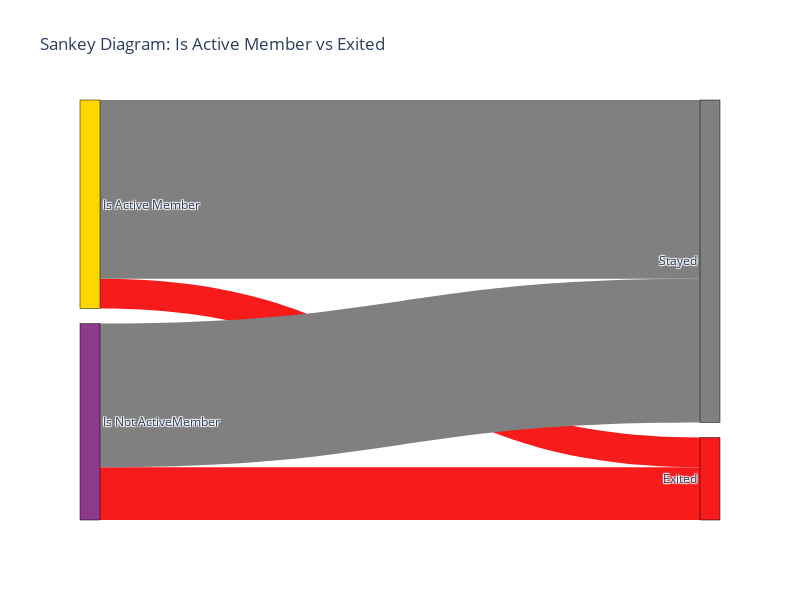

Source (notebook cell):
### Code cell
data['IsActiveMember_str'] = data['IsActiveMember'].map({1: 'Is Active Member', 0: 'Is Not ActiveMember'})
data['Exited_str'] = data['Exited'].map({1: 'Exited', 0: 'Stayed'})

# Create the Sankey diagram
colorDict = {
    'Exited': '#f71b1b',
    'Stayed': 'grey',
    'Is Active Member': '#FFD700',
    'Is Not ActiveMember': '#8E388E'
}

# Prepare the nodes and links for the Sankey chart
labels = ['Is Active Member', 'Is Not ActiveMember', 'Exited', 'Stayed']
source = []
target = []
values = []

# Calculate the counts of combinations between 'IsActiveMember_str' and 'Exited_str'
for source_label in ['Is Active Member', 'Is Not ActiveMember']:
    for target_label in ['Exited', 'Stayed']:
        count = len(data[(data['IsActiveMember_str'] == source_label) & (data['Exited_str'] == target_label)])
        if count > 0:
            source.append(labels.index(source_label))
            target.append(labels.index(target_label))
            values.append(count)

# Create Sankey diagram
fig = go.Figure(go.Sankey(
    node=dict(
        pad=15,
        thickness=20,
        line=dict(color="black", width=0.5),
        label=labels,
        color=[colorDict[label] for label in labels]  # Apply colors from the colorDict
    ),
    link=dict(
        source=source,
        target=target,
        value=values,
        color=[colorDict[labels[target[i]]] for i in range(len(target))]  # Color links based on target
    )
))

# Update layout for better aesthetics
fig.update_layout(
    title_text="Sankey Diagram: Is Active Member vs Exited",
    font_size=12,
    width=800,
    height=600
)

# Show the plot
fig.show()

### Figure 1 — Plotly figure (JSON) as saved in the notebook; plotly's stock layout.template omitted (floating-point values rounded to 4 significant figures)
{"data": [{"link": {"color": ["#f71b1b", "grey", "#f71b1b", "grey"], "source": [0, 0, 1, 1], "target": [2, 3, 2, 3], "value": [735, 4416, 1302, 3547]}, "node": {"color": ["#FFD700", "#8E388E", "#f71b1b", "grey"], "label": ["Is Active Member", "Is Not ActiveMember", "Exited", "Stayed"], "line": {"color": "black", "width": 0.5}, "pad": 15, "thickness": 20}, "type": "sankey"}], "layout": {"font": {"size": 12}, "height": 600, "title": {"text": "Sankey Diagram: Is Active Member vs Exited"}, "width": 800}}
